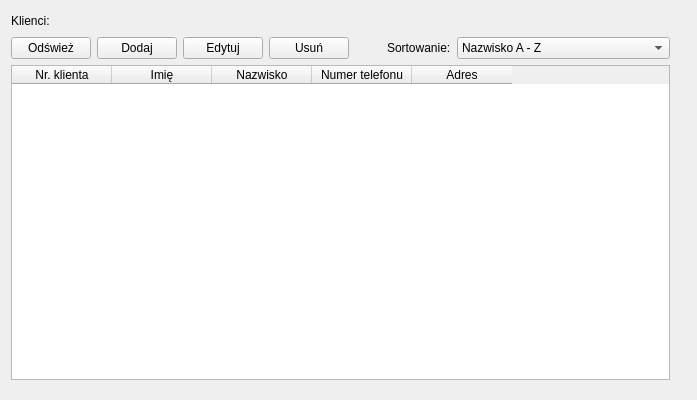
<?xml version="1.0" encoding="UTF-8"?>
<ui version="4.0">
 <class>customersWidgetClass</class>
 <widget class="QWidget" name="customersWidgetClass">
  <property name="geometry">
   <rect>
    <x>0</x>
    <y>0</y>
    <width>697</width>
    <height>400</height>
   </rect>
  </property>
  <property name="windowTitle">
   <string>customersWidget</string>
  </property>
  <widget class="QWidget" name="layoutWidget">
   <property name="geometry">
    <rect>
     <x>0</x>
     <y>0</y>
     <width>681</width>
     <height>391</height>
    </rect>
   </property>
   <layout class="QVBoxLayout" name="verticalLayout">
    <item>
     <layout class="QHBoxLayout" name="horizontalLayout_2">
      <item>
       <widget class="QLabel" name="widgetLabel">
        <property name="text">
         <string>Klienci:</string>
        </property>
       </widget>
      </item>
      <item>
       <spacer name="horizontalSpacer_2">
        <property name="orientation">
         <enum>Qt::Orientation::Horizontal</enum>
        </property>
        <property name="sizeHint" stdset="0">
         <size>
          <width>40</width>
          <height>20</height>
         </size>
        </property>
       </spacer>
      </item>
     </layout>
    </item>
    <item>
     <layout class="QHBoxLayout" name="horizontalLayout">
      <item>
       <widget class="QPushButton" name="refreshButton">
        <property name="text">
         <string>Odśwież</string>
        </property>
       </widget>
      </item>
      <item>
       <widget class="QPushButton" name="addButton">
        <property name="text">
         <string>Dodaj</string>
        </property>
       </widget>
      </item>
      <item>
       <widget class="QPushButton" name="editButton">
        <property name="text">
         <string>Edytuj</string>
        </property>
       </widget>
      </item>
      <item>
       <widget class="QPushButton" name="deleteButton">
        <property name="text">
         <string>Usuń</string>
        </property>
       </widget>
      </item>
      <item>
       <spacer name="horizontalSpacer">
        <property name="orientation">
         <enum>Qt::Orientation::Horizontal</enum>
        </property>
        <property name="sizeHint" stdset="0">
         <size>
          <width>40</width>
          <height>20</height>
         </size>
        </property>
       </spacer>
      </item>
      <item>
       <widget class="QLabel" name="sortLabel">
        <property name="text">
         <string>Sortowanie:</string>
        </property>
       </widget>
      </item>
      <item>
       <widget class="QComboBox" name="sortBox">
        <property name="sizePolicy">
         <sizepolicy hsizetype="Expanding" vsizetype="Fixed">
          <horstretch>0</horstretch>
          <verstretch>0</verstretch>
         </sizepolicy>
        </property>
        <item>
         <property name="text">
          <string>Nazwisko A - Z</string>
         </property>
        </item>
        <item>
         <property name="text">
          <string>Nazwisko Z - A</string>
         </property>
        </item>
        <item>
         <property name="text">
          <string>Numer klienta - od najmniejszego</string>
         </property>
        </item>
        <item>
         <property name="text">
          <string>Numer klienta - od największego</string>
         </property>
        </item>
       </widget>
      </item>
     </layout>
    </item>
    <item>
     <widget class="QTableWidget" name="customersList">
      <column>
       <property name="text">
        <string>Nr. klienta</string>
       </property>
      </column>
      <column>
       <property name="text">
        <string>Imię</string>
       </property>
      </column>
      <column>
       <property name="text">
        <string>Nazwisko</string>
       </property>
      </column>
      <column>
       <property name="text">
        <string>Numer telefonu</string>
       </property>
      </column>
      <column>
       <property name="text">
        <string>Adres</string>
       </property>
      </column>
     </widget>
    </item>
   </layout>
  </widget>
 </widget>
 <layoutdefault spacing="6" margin="11"/>
 <resources/>
 <connections/>
</ui>
